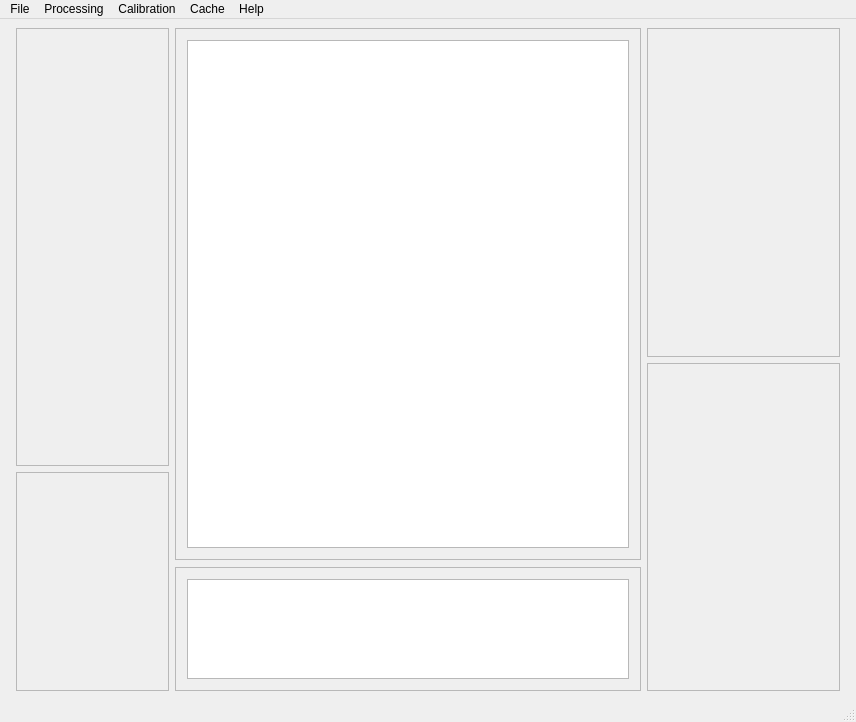
<?xml version="1.0" encoding="UTF-8"?>
<ui version="4.0">
 <class>PolarVis</class>
 <widget class="QMainWindow" name="PolarVis">
  <property name="geometry">
   <rect>
    <x>0</x>
    <y>0</y>
    <width>856</width>
    <height>722</height>
   </rect>
  </property>
  <property name="sizePolicy">
   <sizepolicy hsizetype="Preferred" vsizetype="Preferred">
    <horstretch>0</horstretch>
    <verstretch>10</verstretch>
   </sizepolicy>
  </property>
  <property name="minimumSize">
   <size>
    <width>720</width>
    <height>640</height>
   </size>
  </property>
  <property name="windowTitle">
   <string>PolarVis</string>
  </property>
  <widget class="QWidget" name="centralwidget">
   <layout class="QHBoxLayout" name="horizontalLayout" stretch="1,3,1">
    <item>
     <widget class="QFrame" name="frame_left">
      <property name="minimumSize">
       <size>
        <width>160</width>
        <height>0</height>
       </size>
      </property>
      <property name="maximumSize">
       <size>
        <width>320</width>
        <height>16777215</height>
       </size>
      </property>
      <property name="frameShape">
       <enum>QFrame::Shape::NoFrame</enum>
      </property>
      <property name="frameShadow">
       <enum>QFrame::Shadow::Raised</enum>
      </property>
      <layout class="QVBoxLayout" name="verticalLayout_5">
       <property name="leftMargin">
        <number>7</number>
       </property>
       <property name="topMargin">
        <number>0</number>
       </property>
       <property name="rightMargin">
        <number>0</number>
       </property>
       <property name="bottomMargin">
        <number>0</number>
       </property>
       <item>
        <widget class="CalibrationPanel" name="frame_calibration_panel">
         <property name="sizePolicy">
          <sizepolicy hsizetype="Preferred" vsizetype="Preferred">
           <horstretch>0</horstretch>
           <verstretch>2</verstretch>
          </sizepolicy>
         </property>
         <property name="frameShape">
          <enum>QFrame::Shape::StyledPanel</enum>
         </property>
         <property name="frameShadow">
          <enum>QFrame::Shadow::Raised</enum>
         </property>
         <layout class="QVBoxLayout" name="verticalLayout_7"/>
        </widget>
       </item>
       <item>
        <widget class="SettingsDisplayPanel" name="frame_settings">
         <property name="sizePolicy">
          <sizepolicy hsizetype="Preferred" vsizetype="Preferred">
           <horstretch>0</horstretch>
           <verstretch>1</verstretch>
          </sizepolicy>
         </property>
         <property name="frameShape">
          <enum>QFrame::Shape::StyledPanel</enum>
         </property>
         <property name="frameShadow">
          <enum>QFrame::Shadow::Raised</enum>
         </property>
         <layout class="QVBoxLayout" name="verticalLayout_8"/>
        </widget>
       </item>
      </layout>
     </widget>
    </item>
    <item>
     <widget class="QFrame" name="frame_center">
      <property name="sizePolicy">
       <sizepolicy hsizetype="Expanding" vsizetype="Preferred">
        <horstretch>0</horstretch>
        <verstretch>0</verstretch>
       </sizepolicy>
      </property>
      <property name="frameShape">
       <enum>QFrame::Shape::NoFrame</enum>
      </property>
      <property name="frameShadow">
       <enum>QFrame::Shadow::Raised</enum>
      </property>
      <property name="lineWidth">
       <number>1</number>
      </property>
      <layout class="QVBoxLayout" name="verticalLayout">
       <property name="spacing">
        <number>7</number>
       </property>
       <property name="leftMargin">
        <number>0</number>
       </property>
       <property name="topMargin">
        <number>0</number>
       </property>
       <property name="rightMargin">
        <number>0</number>
       </property>
       <property name="bottomMargin">
        <number>0</number>
       </property>
       <item>
        <widget class="QFrame" name="frame_view_window">
         <property name="sizePolicy">
          <sizepolicy hsizetype="Preferred" vsizetype="Expanding">
           <horstretch>0</horstretch>
           <verstretch>0</verstretch>
          </sizepolicy>
         </property>
         <property name="frameShape">
          <enum>QFrame::Shape::StyledPanel</enum>
         </property>
         <property name="frameShadow">
          <enum>QFrame::Shadow::Raised</enum>
         </property>
         <layout class="QVBoxLayout" name="verticalLayout_3">
          <property name="spacing">
           <number>7</number>
          </property>
          <property name="leftMargin">
           <number>11</number>
          </property>
          <property name="topMargin">
           <number>11</number>
          </property>
          <property name="rightMargin">
           <number>11</number>
          </property>
          <property name="bottomMargin">
           <number>11</number>
          </property>
          <item>
           <widget class="ImageView" name="graphicsView">
            <property name="sizePolicy">
             <sizepolicy hsizetype="Expanding" vsizetype="Expanding">
              <horstretch>0</horstretch>
              <verstretch>10</verstretch>
             </sizepolicy>
            </property>
           </widget>
          </item>
         </layout>
        </widget>
       </item>
       <item>
        <widget class="QFrame" name="frame_console">
         <property name="sizePolicy">
          <sizepolicy hsizetype="Preferred" vsizetype="Preferred">
           <horstretch>0</horstretch>
           <verstretch>0</verstretch>
          </sizepolicy>
         </property>
         <property name="frameShape">
          <enum>QFrame::Shape::StyledPanel</enum>
         </property>
         <property name="frameShadow">
          <enum>QFrame::Shadow::Raised</enum>
         </property>
         <layout class="QVBoxLayout" name="verticalLayout_2">
          <property name="spacing">
           <number>7</number>
          </property>
          <property name="leftMargin">
           <number>11</number>
          </property>
          <property name="topMargin">
           <number>11</number>
          </property>
          <property name="rightMargin">
           <number>11</number>
          </property>
          <property name="bottomMargin">
           <number>11</number>
          </property>
          <item>
           <widget class="QPlainTextEdit" name="consoleOutput">
            <property name="sizePolicy">
             <sizepolicy hsizetype="Expanding" vsizetype="Preferred">
              <horstretch>0</horstretch>
              <verstretch>0</verstretch>
             </sizepolicy>
            </property>
            <property name="maximumSize">
             <size>
              <width>16777215</width>
              <height>100</height>
             </size>
            </property>
            <property name="baseSize">
             <size>
              <width>0</width>
              <height>0</height>
             </size>
            </property>
            <property name="lineWrapMode">
             <enum>QPlainTextEdit::LineWrapMode::NoWrap</enum>
            </property>
           </widget>
          </item>
         </layout>
        </widget>
       </item>
      </layout>
     </widget>
    </item>
    <item>
     <widget class="QFrame" name="frame_right">
      <property name="minimumSize">
       <size>
        <width>200</width>
        <height>0</height>
       </size>
      </property>
      <property name="maximumSize">
       <size>
        <width>320</width>
        <height>16777215</height>
       </size>
      </property>
      <property name="frameShape">
       <enum>QFrame::Shape::NoFrame</enum>
      </property>
      <property name="frameShadow">
       <enum>QFrame::Shadow::Raised</enum>
      </property>
      <layout class="QVBoxLayout" name="verticalLayout_4">
       <property name="leftMargin">
        <number>0</number>
       </property>
       <property name="topMargin">
        <number>0</number>
       </property>
       <property name="rightMargin">
        <number>7</number>
       </property>
       <property name="bottomMargin">
        <number>0</number>
       </property>
       <item>
        <widget class="VisualisationPanel" name="frame_view_filters">
         <property name="frameShape">
          <enum>QFrame::Shape::StyledPanel</enum>
         </property>
         <property name="frameShadow">
          <enum>QFrame::Shadow::Raised</enum>
         </property>
         <layout class="QVBoxLayout" name="verticalLayout_6"/>
        </widget>
       </item>
       <item>
        <widget class="PixelInfoPanel" name="frame_pixel_information">
         <property name="frameShape">
          <enum>QFrame::Shape::StyledPanel</enum>
         </property>
         <property name="frameShadow">
          <enum>QFrame::Shadow::Raised</enum>
         </property>
         <layout class="QVBoxLayout" name="verticalLayout_9"/>
        </widget>
       </item>
      </layout>
     </widget>
    </item>
   </layout>
  </widget>
  <widget class="QMenuBar" name="menubar">
   <property name="geometry">
    <rect>
     <x>0</x>
     <y>0</y>
     <width>856</width>
     <height>25</height>
    </rect>
   </property>
   <widget class="QMenu" name="menuFile">
    <property name="title">
     <string>File</string>
    </property>
    <addaction name="actionLoad_Image"/>
    <addaction name="actionExport_Data"/>
   </widget>
   <widget class="QMenu" name="menuProcessing">
    <property name="title">
     <string>Processing</string>
    </property>
    <addaction name="actionSingle_Processing"/>
    <addaction name="actionBatch_Processing"/>
    <addaction name="actionVideo_Processing"/>
   </widget>
   <widget class="QMenu" name="menuCache">
    <property name="title">
     <string>Cache</string>
    </property>
    <addaction name="actionInfoCache"/>
    <addaction name="actionBrowseCache"/>
    <addaction name="actionClearCache"/>
   </widget>
   <widget class="QMenu" name="menuCalibration">
    <property name="title">
     <string>Calibration</string>
    </property>
    <addaction name="actionInfoCalibration"/>
    <addaction name="actionCompute_Calibration"/>
   </widget>
   <widget class="QMenu" name="menuHelp">
    <property name="title">
     <string>Help</string>
    </property>
    <addaction name="actionGitHub"/>
   </widget>
   <addaction name="menuFile"/>
   <addaction name="menuProcessing"/>
   <addaction name="menuCalibration"/>
   <addaction name="menuCache"/>
   <addaction name="menuHelp"/>
  </widget>
  <widget class="QStatusBar" name="statusbar"/>
  <action name="actionLoad_Image">
   <property name="text">
    <string>Open External Image</string>
   </property>
   <property name="whatsThis">
    <string>Load any image for viewing</string>
   </property>
  </action>
  <action name="actionSingle_Processing">
   <property name="text">
    <string>Single Processing</string>
   </property>
   <property name="whatsThis">
    <string>Select an image for processing</string>
   </property>
  </action>
  <action name="actionBatch_Processing">
   <property name="text">
    <string>Batch Processing</string>
   </property>
   <property name="whatsThis">
    <string>Select a folder of images for processing</string>
   </property>
  </action>
  <action name="actionInfoCache">
   <property name="text">
    <string>Info</string>
   </property>
   <property name="whatsThis">
    <string>Display information about cache contents</string>
   </property>
  </action>
  <action name="actionBrowseCache">
   <property name="text">
    <string>Browse</string>
   </property>
   <property name="whatsThis">
    <string>Open cache directory</string>
   </property>
  </action>
  <action name="actionClearCache">
   <property name="text">
    <string>Clear</string>
   </property>
   <property name="whatsThis">
    <string>Empty cache contents</string>
   </property>
  </action>
  <action name="actionInfoCalibration">
   <property name="text">
    <string>Info</string>
   </property>
  </action>
  <action name="actionLoad">
   <property name="text">
    <string>Load</string>
   </property>
  </action>
  <action name="actionCompute_Calibration">
   <property name="text">
    <string>Compute Calibration</string>
   </property>
  </action>
  <action name="actionVideo_Processing">
   <property name="text">
    <string>Video Processing</string>
   </property>
  </action>
  <action name="actionGitHub">
   <property name="text">
    <string>GitHub</string>
   </property>
  </action>
  <action name="actionExport_Data">
   <property name="text">
    <string>Export Data</string>
   </property>
  </action>
 </widget>
 <customwidgets>
  <customwidget>
   <class>ImageView</class>
   <extends>QGraphicsView</extends>
   <header>polarvis.gui.image_view</header>
  </customwidget>
  <customwidget>
   <class>VisualisationPanel</class>
   <extends>QFrame</extends>
   <header>polarvis.gui.visualisation_panel</header>
   <container>1</container>
  </customwidget>
  <customwidget>
   <class>PixelInfoPanel</class>
   <extends>QFrame</extends>
   <header>polarvis.gui.pixel_info_panel</header>
   <container>1</container>
  </customwidget>
  <customwidget>
   <class>CalibrationPanel</class>
   <extends>QFrame</extends>
   <header>polarvis.gui.calibration_panel</header>
   <container>1</container>
  </customwidget>
  <customwidget>
   <class>SettingsDisplayPanel</class>
   <extends>QFrame</extends>
   <header location="global">polarvis.gui.settings_display_panel</header>
   <container>1</container>
  </customwidget>
 </customwidgets>
 <resources/>
 <connections/>
</ui>
